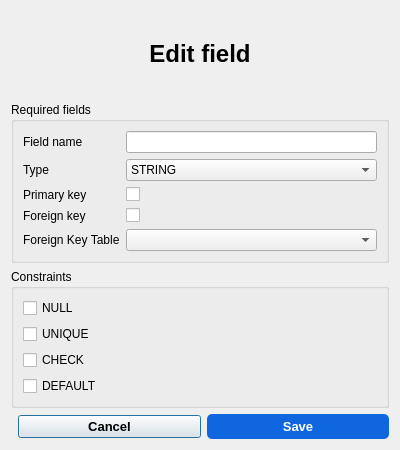
<?xml version="1.0" encoding="UTF-8"?>
<ui version="4.0">
 <class>EditFieldDialog</class>
 <widget class="QDialog" name="EditFieldDialog">
  <property name="geometry">
   <rect>
    <x>0</x>
    <y>0</y>
    <width>400</width>
    <height>450</height>
   </rect>
  </property>
  <property name="windowTitle">
   <string>Edit Field</string>
  </property>
  <layout class="QVBoxLayout" name="verticalLayout">
   <item>
    <widget class="QLabel" name="titleLabel">
     <property name="font">
      <font>
       <family>Segoe UI</family>
       <pointsize>18</pointsize>
       <bold>true</bold>
      </font>
     </property>
     <property name="text">
      <string>Edit field</string>
     </property>
     <property name="alignment">
      <set>Qt::AlignCenter</set>
     </property>
    </widget>
   </item>
   <item>
    <widget class="QGroupBox" name="requiredFieldsGroupBox">
     <property name="title">
      <string>Required fields</string>
     </property>
     <layout class="QFormLayout" name="formLayout">
      <item row="0" column="0">
       <widget class="QLabel" name="fieldNameLabel">
        <property name="text">
         <string>Field name</string>
        </property>
       </widget>
      </item>
      <item row="0" column="1">
       <widget class="QLineEdit" name="fieldNameLineEdit"/>
      </item>
      <item row="1" column="0">
       <widget class="QLabel" name="fieldTypeLabel">
        <property name="text">
         <string>Type</string>
        </property>
       </widget>
      </item>
      <item row="1" column="1">
       <widget class="QComboBox" name="fieldTypeComboBox">
        <item>
         <property name="text">
          <string>STRING</string>
         </property>
        </item>
        <item>
         <property name="text">
          <string>INTEGER</string>
         </property>
        </item>
        <item>
         <property name="text">
          <string>DATE</string>
         </property>
        </item>
       </widget>
      </item>
      <item row="2" column="0">
       <widget class="QLabel" name="primaryKeyLabel">
        <property name="text">
         <string>Primary key</string>
        </property>
       </widget>
      </item>
      <item row="2" column="1">
       <widget class="QCheckBox" name="primaryKeyCheckBox"/>
      </item>
      <item row="3" column="0">
       <widget class="QLabel" name="foreignKeyLabel">
        <property name="text">
         <string>Foreign key</string>
        </property>
       </widget>
      </item>
      <item row="3" column="1">
       <widget class="QCheckBox" name="foreignKeyCheckBox"/>
      </item>
      <item row="4" column="0">
       <widget class="QLabel" name="foreignKeyTableLabel">
        <property name="text">
         <string>Foreign Key Table</string>
        </property>
       </widget>
      </item>
      <item row="4" column="1">
       <widget class="QComboBox" name="foreignKeyTableComboBox"/>
      </item>
     </layout>
    </widget>
   </item>
   <item>
    <widget class="QGroupBox" name="constraintsGroupBox">
     <property name="title">
      <string>Constraints</string>
     </property>
     <layout class="QVBoxLayout" name="verticalLayoutConstraints">
      <item>
       <widget class="QCheckBox" name="nullCheckBox">
        <property name="text">
         <string>NULL</string>
        </property>
       </widget>
      </item>
      <item>
       <widget class="QCheckBox" name="uniqueCheckBox">
        <property name="text">
         <string>UNIQUE</string>
        </property>
       </widget>
      </item>
      <item>
       <widget class="QCheckBox" name="checkCheckBox">
        <property name="text">
         <string>CHECK</string>
        </property>
       </widget>
      </item>
      <item>
       <widget class="QCheckBox" name="defaultCheckBox">
        <property name="text">
         <string>DEFAULT</string>
        </property>
       </widget>
      </item>
     </layout>
    </widget>
   </item>
   <item>
    <layout class="QHBoxLayout" name="buttonLayout">
     <item>
      <spacer name="horizontalSpacer">
       <property name="orientation">
        <enum>Qt::Horizontal</enum>
       </property>
      </spacer>
     </item>
     <item>
      <widget class="QPushButton" name="cancelButton">
       <property name="font">
        <font>
         <family>Segoe UI</family>
         <pointsize>10</pointsize>
         <bold>true</bold>
        </font>
       </property>
       <property name="text">
        <string>Cancel</string>
       </property>
      </widget>
     </item>
     <item>
      <widget class="QPushButton" name="acceptButton">
       <property name="font">
        <font>
         <family>Segoe UI</family>
         <pointsize>10</pointsize>
         <bold>true</bold>
        </font>
       </property>
       <property name="text">
        <string>Save</string>
       </property>
       <property name="styleSheet">
        <string notr="true">background-color: #0F66DE; color: white; border-radius: 5px; padding: 5px 20px;</string>
       </property>
      </widget>
     </item>
    </layout>
   </item>
  </layout>
 </widget>
 <resources/>
 <connections/>
</ui>
